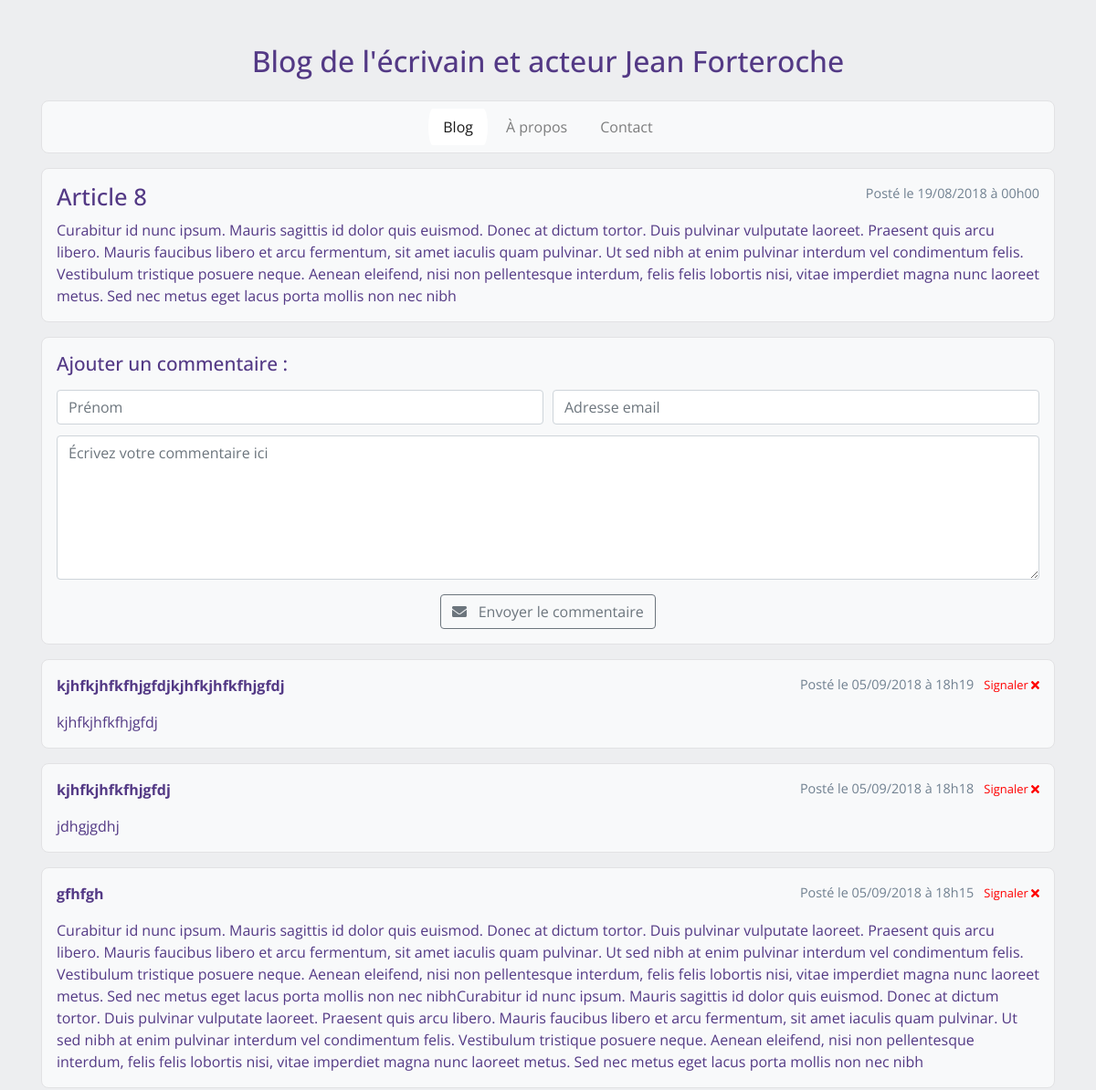
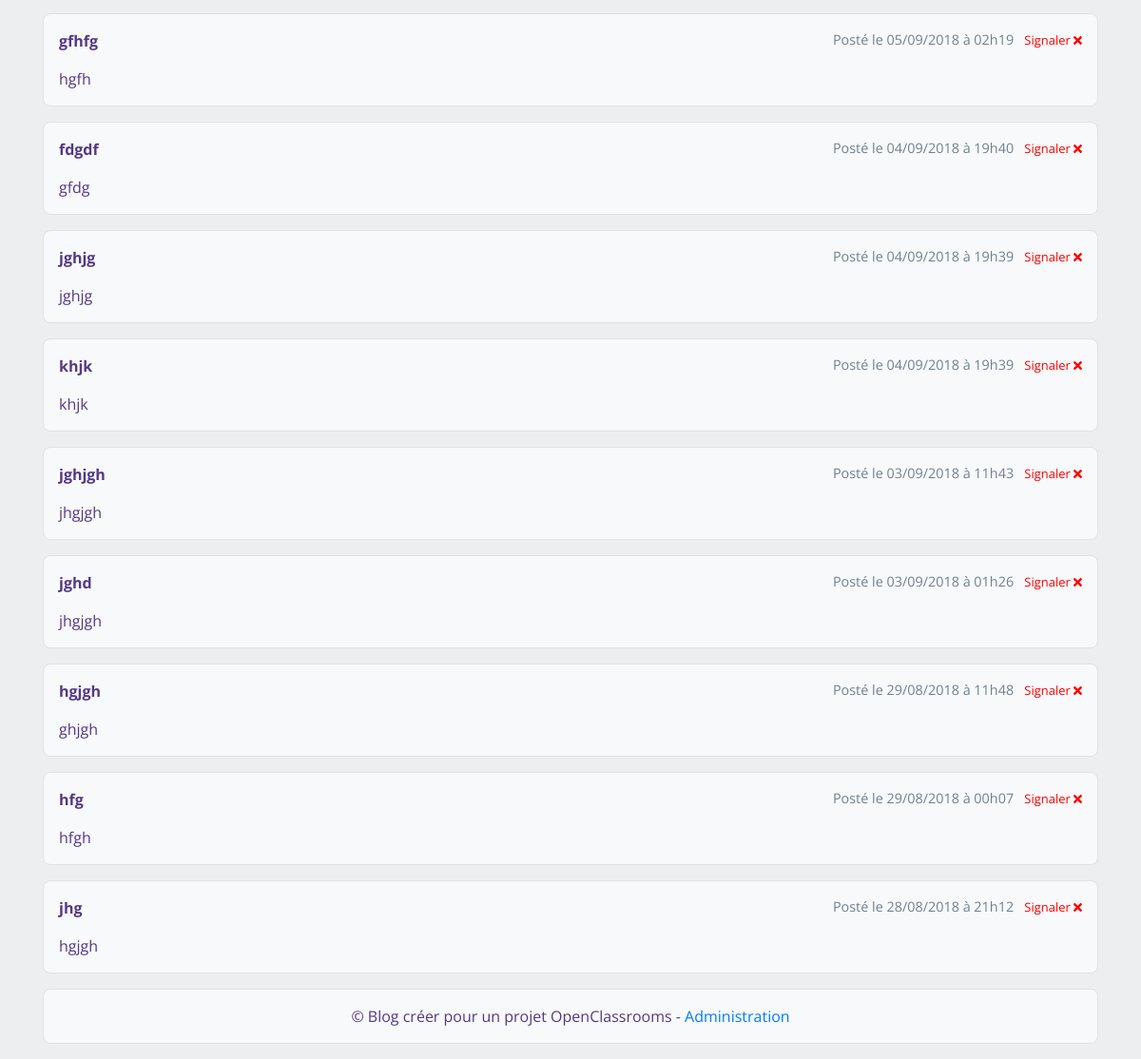
The page /index.php?page=post&id=8 on the database as committed earlier (2 pictures, top to bottom).
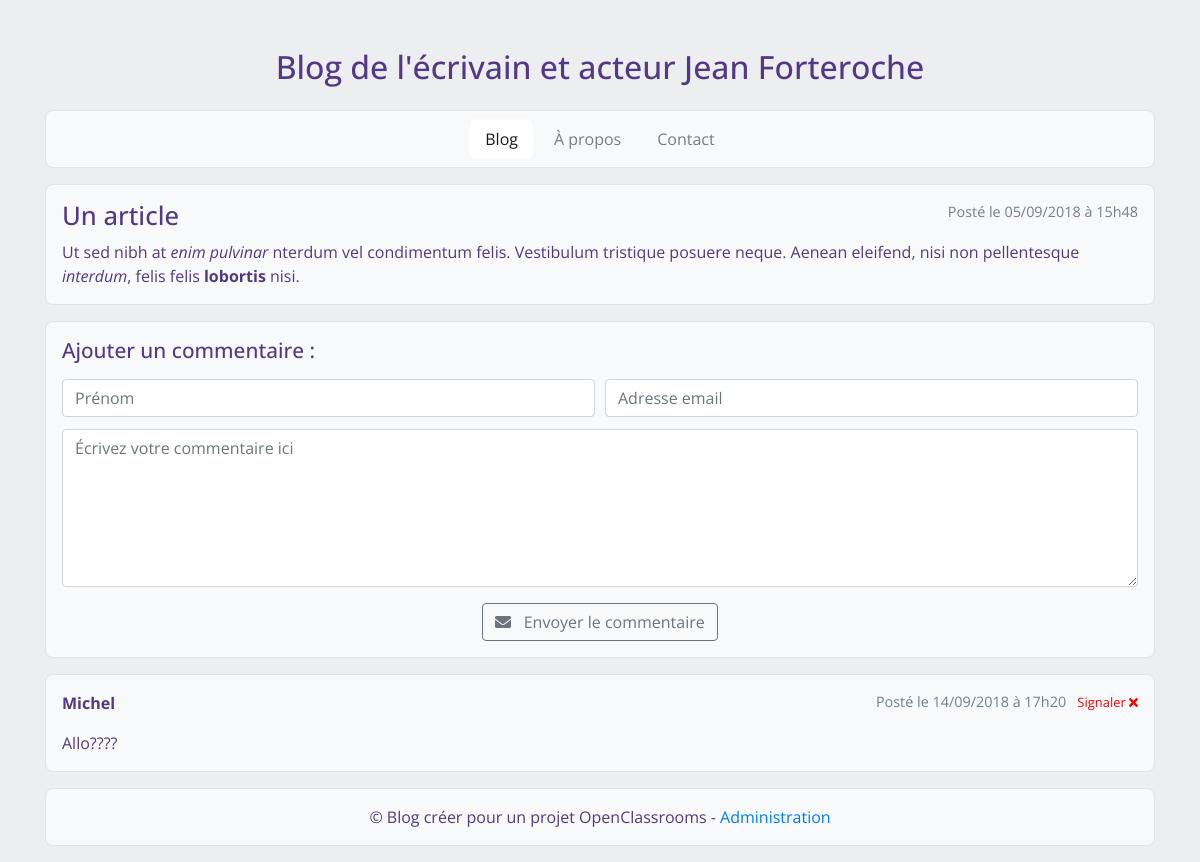
The same page on the database as committed later.
### tables this page shows
CREATE TABLE `blog` (
  `id` int(11) NOT NULL,
  `categorie` tinyint(4) NOT NULL,
  `title` varchar(255) NOT NULL,
  `post` text NOT NULL,
  `post_date` datetime NOT NULL
);

CREATE TABLE `comment` (
  `id` int(11) NOT NULL,
  `post_id` int(11) NOT NULL,
  `mail` varchar(255) NOT NULL,
  `author` varchar(255) NOT NULL,
  `comment` text NOT NULL,
  `comment_date` datetime NOT NULL,
  `report` int(11) NOT NULL
);

### controllers/frontend.php (called while the page is built, shortened)
<?php
require_once('models/PostManager.php');
function showPost($postId, $status = '')
{
	$postManager = new \OpenClassrooms\Projet4\Blog\PostManager();
	$post = $postManager->getPost($postId);
	$comments = $postManager->getComments($postId);
	require('views/frontend/postView.php');
}

### models/Manager.php (called while the page is built, shortened)
<?php
abstract class Manager
{
	final protected function dbConnect()
	{
		$db = new \PDO('mysql:host=localhost;dbname=projet4;charset=utf8', 'root', '');
		return $db;
	}
}

### models/PostManager.php (called while the page is built, shortened)
<?php
require_once("models/Manager.php");
class PostManager extends Manager
{
	private $_db;
	public function __construct()
	{
		$this->_db = $this->dbConnect();
	}
	public function getPost($postId)
	{
		$req = $this->_db->prepare('SELECT id, title, post, DATE_FORMAT(post_date, \'%d/%m/%Y à %Hh%i\') AS creation_date_fr FROM blog WHERE id = ?');
		$req->execute(array($postId));
		$post = $req->fetch();
		return $post;
	}
	public function getComments($postId)
	{
		$comments = $this->_db->prepare('SELECT id, author, comment, DATE_FORMAT(comment_date, \'%d/%m/%Y à %Hh%i\') AS comment_date_fr FROM comment WHERE post_id = ? ORDER BY comment_date DESC');
		$comments->execute(array($postId));
		return $comments;
	}
}

### views/frontend/postView.php (the view, shortened to what this page needs)
<article class="col-md-12">
	<div>
		<span class="datepost float-right">
			Posté le
			<?= $post['creation_date_fr'] ?>
		</span>
		<h2>
			<?= htmlspecialchars($post['title']) ?>
		</h2>
		<?= htmlspecialchars_decode($post['post']) ?>
	</div>
	<div>
		<h3>Ajouter un commentaire :</h3>
		<form class="formcomment text-center" action="index.php?action=addComment&amp;id=<?= $post['id'] ?>" method="post">
			<div class="form-row">
				<div class="col">
					<input type="text" class="form-control" placeholder="Prénom" id="author" name="author">
				</div>
				<div class="col">
					<input type="text" class="form-control" placeholder="Adresse email" id="mail" name="mail">
				</div>
			</div>
			<div class="form-group">
				<textarea class="form-control" placeholder="Écrivez votre commentaire ici" rows="6" id="comment" name="comment"></textarea>
			</div>
			<button class="btn btn-outline-secondary" type="submit">
				<i class="fas fa-envelope"></i> &nbsp; Envoyer le commentaire
			</button>
		</form>
	</div>
	<?php
	while ($comment = $comments->fetch()) {
		?>
	<div id="<?= $comment['id'] ?>">
		<span class="datepost float-right">
			Posté le
			<?= $comment['comment_date_fr'] ?> &nbsp;
			<a href="index.php?action=report&amp;post=<?= $post['id'] ?>&amp;id=<?= $comment['id'] ?>" class="spam">
				Signaler <i class="fa fa-times"></i>
			</a>
		</span>
		<p>
			<strong>
				<?= htmlspecialchars($comment['author']) ?>
			</strong>
		</p>
		<p>
			<?= nl2br(htmlspecialchars($comment['comment'])) ?>
		</p>
	</div>
	<?php
	} ?>
</article>
<?php require('template.php');

Rows that differ between the two databases and show on the page:
removed comment: comment_date_fr "05/09/2018 à 18h19", author "kjhfkjhfkfhjgfdjkjhfkjhfkfhjgfdj", comment "kjhfkjhfkfhjgfdj"
removed comment: comment_date_fr "05/09/2018 à 18h18", author "kjhfkjhfkfhjgfdj", comment "jdhgjgdhj"
removed comment: comment_date_fr "05/09/2018 à 18h15", author "gfhfgh", comment "Curabitur id nunc ipsum. Mauris sagittis id dolor quis euismod. Donec at dictum tortor. Duis pulvinar vulputate laoreet. Praesent quis arcu libero. Mauris faucibus libero et arcu fermentum, sit amet iaculis quam pulvinar. Ut sed nibh at enim pulvinar interdum vel condimentum felis. Vestibulum tristique posuere neque. Aenean eleifend, nisi non pellentesque interdum, felis felis lobortis nisi, vitae imperdiet magna nunc laoreet metus. Sed nec metus eget lacus porta mollis non nec nibhCurabitur id nunc ipsum. Mauris sagittis id dolor quis euismod. Donec at dictum tortor. Duis pulvinar vulputate laoreet. Praesent quis arcu libero. Mauris faucibus libero et arcu fermentum, sit amet iaculis quam…"
removed comment: comment_date_fr "05/09/2018 à 02h19", author "gfhfg", comment "hgfh"
removed comment: comment_date_fr "04/09/2018 à 19h40", author "fdgdf", comment "gfdg"
removed comment: comment_date_fr "04/09/2018 à 19h39", author "jghjg", comment "jghjg"
removed comment: comment_date_fr "04/09/2018 à 19h39", author "khjk", comment "khjk"
removed comment: comment_date_fr "03/09/2018 à 11h43", author "jghjgh", comment "jhgjgh"
removed comment: comment_date_fr "03/09/2018 à 01h26", author "jghd", comment "jhgjgh"
removed comment: comment_date_fr "29/08/2018 à 11h48", author "hgjgh", comment "ghjgh"
removed comment: comment_date_fr "29/08/2018 à 00h07", author "hfg", comment "hfgh"
removed comment: comment_date_fr "28/08/2018 à 21h12", author "jhg", comment "hgjgh"
changed blog: title "Article 8" → "Un article"; post "Curabitur id nunc ipsum. Mauris sagittis id dolor quis euismod. Donec at dictum tortor. Duis pulvinar vulputate laoreet. Praesent quis arcu libero. Mauris faucibus libero et arcu fermentum, sit amet iaculis quam pulvinar. Ut sed nibh at enim pulvinar interdum vel condimentum felis. Vestibulum tristique posuere neque. Aenean eleifend, nisi non pellentesque interdum, felis felis lobortis nisi, vitae imperdiet magna nunc laoreet metus. Sed nec metus eget lacus porta mollis non nec nibh" → "Ut sed nibh at enim pulvinar nterdum vel condimentum felis. Vestibulum tristique posuere neque. Aenean eleifend, nisi non pellentesque interdum , felis felis lobortis nisi."
added comment: comment_date_fr "14/09/2018 à 17h20", author "Michel", comment "Allo????"
Other text that changed with them:
$post['creation_date_fr']: "19/08/2018 à 00h00" → "05/09/2018 à 15h48"
